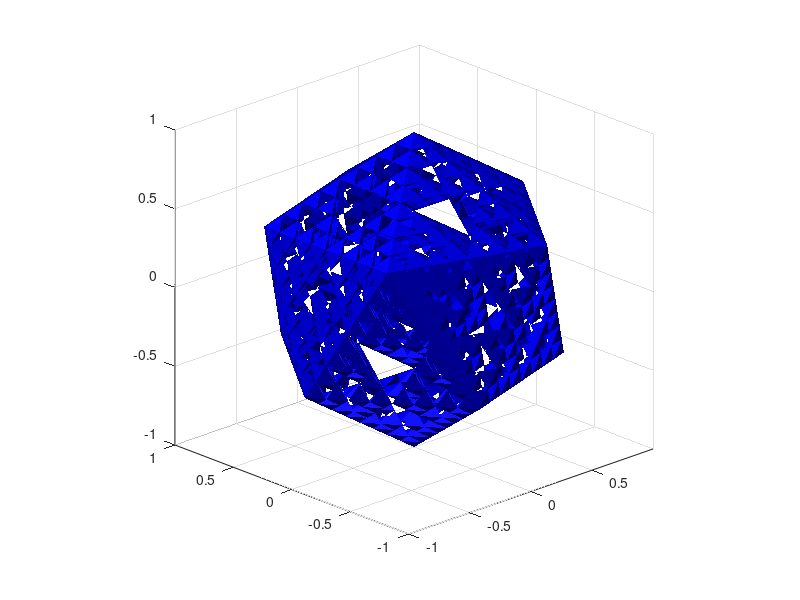

Source code (MATLAB):
function [V, T] = Sierpinskicosahedron(nb_it, option_display)
%% Sierpinskicosahedron : function compute, display, and save
% a Sierpinski icosahedron at any iteration.
%
% Author & support : nicolas.douillet (at) free.fr, 2020-2022.
%
%
% Syntax
%
% Sierpinskicosahedron;
% Sierpinskicosahedron(nb_it);
% Sierpinskicosahedron(nb_it, option_display);
% [V,T] = Sierpinskicosahedron(nb_it, option_display);
%
%
% Description
%
% Sierpinskicosahedron computes and displays the 3-level / iteration
% Sierpinski icosahedron included in the unit sphere.
%
% Sierpinskicosahedron(nb_it) computes nb_it depth levels / iterations.
%
% Sierpinskicosahedron(nb_it, option_display) displays it when
% option_display is set to logical *true/1 (default), and doesn't
% when it is set to  logical false/0.
%
% [V,T] = Sierpinskicosahedron(nb_it, option_display) stores the resulting
% vertex coordinates in the array V, and the triangulation in the array T.
%
%
% Input arguments
%
% - nb_it : positive integer scalar double, the number of iterations / depth level.
% - option_display : either logical, *true/false or numeric *1/0.
%
%
% Output arguments
%
%       [ |  |  |]
% - V = [Vx Vy Vz], real matrix double, the vertex coordinates. Size(V) = [nb_vertices,3].
%       [ |  |  |]
%
%       [ |  |  |]
% - T = [T1 T2 T3], positive integer matrix double, the triangulation. Size(T) = [nb_triangles,3].
%       [ |  |  |]
%
%
% Example #1 : computes and displays the simple Sierpinski icosahedron at iteration 3
%
% Sierpinskicosahedron(3);
%
%
% Example #2 : computes, displays and saves the Sierpinski icosahedron at iteration 5
%
% [V,T] = Sierpinskicosahedron(5,true);


%% Input parsing
assert(nargin < 3,'Too many input arguments.');

if ~nargin    
    nb_it = 3;
    option_display = true;    
elseif nargin > 0    
    assert(isnumeric(nb_it) && nb_it == floor(nb_it) && nb_it >= 0,'nb_it parameter value must be numeric positive or null integer.');    
    if nargin > 1        
        assert(islogical(option_display) || isnumeric(option_display),'option_display parameter type must be either logical or numeric.');        
    else        
        option_display = true;        
    end    
end

warning('on');
if option_display && nb_it > 6    
    warning('%s triangles to display ! Make sure your graphic card has enough memory.',num2str(24*12^nb_it))    
end
warning('off');


%% Body
% Summits of the first tetrahedron with edge length = 1
phi_n = 0.5*(1+sqrt(5));
centre_angle = 2*asin(1/sqrt(phi_n*sqrt(5)));

Rmz = @(theta)[cos(theta) -sin(theta) 0;...
               sin(theta)  cos(theta) 0;...
               0          0           1];

V1 = [0 0 1];
V2 = [sin(centre_angle) 0 cos(centre_angle)];
V3 = (Rmz(0.4*pi)*V2')';
V4 = [0 0 0];

Summit_array = [V1; V2; V3; V4];

[Vertex_array,Triangle_array,Middle_edge_array] = tetrahedron_iterate(V1,V2,V3,V4);

p = 0;

% nb_it iterations
while p ~= nb_it
        
    New_vertex_array      = repmat(Vertex_array,      [1 1 4]);
    New_summit_array      = repmat(Summit_array,      [1 1 4]);
    New_triangle_array    = repmat(Triangle_array,    [1 1 4]);
    New_middle_edge_array = repmat(Middle_edge_array, [1 1 4]);
    
    for j = 1:size(Vertex_array,3) % loop on current nb icosa               
        
        for i = 1:4
            
            V = Summit_array(i,:,j); % current summit
            
            D = sqrt(sum((Middle_edge_array(:,:,j) - repmat(V,[6 1])).^2,2)); % distance matrix
            [~,idx] = sort(D,1);
            
            New_summit_array(:,:,4*(j-1)+i) = [V;...
                                               Middle_edge_array(idx(1),:,j);...
                                               Middle_edge_array(idx(2),:,j);...
                                               Middle_edge_array(idx(3),:,j)];
            
                        % sort New_summit_array regarding to zmax, xmax, ymax, ymin
            i_zmax = find(New_summit_array(:,3,4*(j-1)+i) == max(New_summit_array(:,3,4*(j-1)+i)),1);
            i_xmax = find(New_summit_array(:,1,4*(j-1)+i) == max(New_summit_array(:,1,4*(j-1)+i)),1);
            i_ymax = find(New_summit_array(:,2,4*(j-1)+i) == max(New_summit_array(:,2,4*(j-1)+i)),1);
            i_zmin = find(New_summit_array(:,3,4*(j-1)+i) == min(New_summit_array(:,3,4*(j-1)+i)),1);
            
            New_summit_array(:,:,4*(j-1)+i) = [New_summit_array(i_zmax,:,4*(j-1)+i);...
                                               New_summit_array(i_xmax,:,4*(j-1)+i);...
                                               New_summit_array(i_ymax,:,4*(j-1)+i);...
                                               New_summit_array(i_zmin,:,4*(j-1)+i)];
                             
        % Create new icosa : vertices, triangles, middle edge
        [New_vertex_array(:,:,4*(j-1)+i),New_triangle_array(:,:,4*(j-1)+i),New_middle_edge_array(:,:,4*(j-1)+i)] = ...
            tetrahedron_iterate(New_summit_array(1,:,4*(j-1)+i),...
                                New_summit_array(2,:,4*(j-1)+i),...
                                New_summit_array(3,:,4*(j-1)+i),...
                                New_summit_array(4,:,4*(j-1)+i));                                                                          
        end
        
    end
    
    Vertex_array      = New_vertex_array;
    Summit_array      = New_summit_array;
    Triangle_array    = New_triangle_array;
    Middle_edge_array = New_middle_edge_array;
    
    p = p+1;
    
end

V = Vertex_array(:,:,1);
T = Triangle_array(:,:,1);

for k = 1: size(Vertex_array,3)
    
    T = cat(1,T,Triangle_array(:,:,k)+size(V,1));
    V = cat(1,V,Vertex_array(:,:,k));
    
end

% Remove duplicated vertices
[V,T] = remove_duplicated_vertices(V,T);

% Remove duplicated triangles
T = unique(sort(T,2),'rows','stable');

Rmz = @(theta)[cos(theta) -sin(theta) 0;...
               sin(theta)  cos(theta) 0;...
               0           0          1];

n = cross(V3-V2,V4-V2,2);
n = n / sqrt(sum(n.^2,2));

% Symetry matrix
S = eye(3) - 2*(n'*n);

Vi1 = (S*V')';
Ti1 = T + size(V,1);
V = cat(1,V,Vi1);
T = cat(1,T,Ti1);

Vi2 = -V;
Ti2 = T + size(V,1);
V = cat(1,V,Vi2);
T = cat(1,T,Ti2);

Vr1 = (Rmz(0.4*pi)*V')';
Vr2 = (Rmz(0.8*pi)*V')';
Vr3 = (Rmz(1.2*pi)*V')';
Vr4 = (Rmz(1.6*pi)*V')';

Tr1 = T + size(V,1);
Tr2 = T + 2*size(V,1);
Tr3 = T + 3*size(V,1);
Tr4 = T + 4*size(V,1);

V = [V; Vr1; Vr2; Vr3; Vr4];
T = [T; Tr1; Tr2; Tr3; Tr4];

% Remove duplicated vertices
[V,T] = remove_duplicated_vertices(V,T);

% Remove duplicated triangles
T = unique(sort(T,2),'rows','stable');

%% Display
if option_display
    
    figure;    
    trisurf(T,V(:,1),V(:,2),V(:,3),'EdgeColor',[0 0 1]), shading interp, hold on;
    colormap([0 0 1]);
    camlight('left');
    axis equal, axis tight;
    view(-43.7058,21.3485);
    
end

end % Sierpinskicosahedron


%% tetrahedron_iterate subfunction
function [V, T, C] = tetrahedron_iterate(V1, V2, V3, V4)

V123 = [V1; V2; V3];
V134 = [V1; V3; V4];
V142 = [V1; V4; V2];
V234 = [V2; V3; V4];

C = 0.5 * [V1+V2; V1+V3; V1+V4; V2+V3; V2+V4; V3+V4];
V = [V123; V134; V142; V234];

% Triangulation
T = [1 2 3];

T = [T;
     T +   repmat(size(V123,1),[size(T,1) size(T,2)]);...
     T + 2*repmat(size(V123,1),[size(T,1) size(T,2)]);...
     T + 3*repmat(size(V123,1),[size(T,1) size(T,2)])];

end % tetrahedron_iterate


%% remove_duplicated_vertices subfunction
function [V_out, T_out] = remove_duplicated_vertices(V_in, T_in)

tol = 1e4*eps;
[V_out,~,n] = uniquetol(V_in,tol,'ByRows',true);
T_out = n(T_in);

end % remove_duplicated_vertices